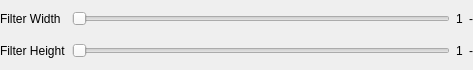
<?xml version="1.0" encoding="UTF-8"?>
<ui version="4.0">
 <class>CMultidimensionalFilterParamsGuiComp</class>
 <widget class="QWidget" name="CMultidimensionalFilterParamsGuiComp">
  <property name="geometry">
   <rect>
    <x>0</x>
    <y>0</y>
    <width>473</width>
    <height>70</height>
   </rect>
  </property>
  <property name="windowTitle">
   <string>Form</string>
  </property>
  <layout class="QGridLayout">
   <property name="margin">
    <number>0</number>
   </property>
   <item row="0" column="0">
    <widget class="QLabel" name="FilterWidthLabel">
     <property name="text">
      <string notr="true">Filter Width</string>
     </property>
    </widget>
   </item>
   <item row="0" column="1">
    <widget class="QSlider" name="FilterWidthSlider">
     <property name="minimum">
      <number>1</number>
     </property>
     <property name="maximum">
      <number>100</number>
     </property>
     <property name="orientation">
      <enum>Qt::Horizontal</enum>
     </property>
    </widget>
   </item>
   <item row="1" column="0">
    <widget class="QLabel" name="FilterHeightLabel">
     <property name="text">
      <string notr="true">Filter Height</string>
     </property>
    </widget>
   </item>
   <item row="1" column="1">
    <widget class="QSlider" name="FilterHeightSlider">
     <property name="minimum">
      <number>1</number>
     </property>
     <property name="maximum">
      <number>100</number>
     </property>
     <property name="orientation">
      <enum>Qt::Horizontal</enum>
     </property>
    </widget>
   </item>
   <item row="0" column="2">
    <widget class="QLabel" name="FilterWidthValueLabel">
     <property name="text">
      <string notr="true">1</string>
     </property>
    </widget>
   </item>
   <item row="1" column="2">
    <widget class="QLabel" name="FilterHeightValueLabel">
     <property name="text">
      <string notr="true">1</string>
     </property>
    </widget>
   </item>
   <item row="0" column="3">
    <widget class="QLabel" name="WidthUnitNameLabel">
     <property name="text">
      <string notr="true">-</string>
     </property>
    </widget>
   </item>
   <item row="1" column="3">
    <widget class="QLabel" name="HeightUnitNameLabel">
     <property name="text">
      <string notr="true">-</string>
     </property>
    </widget>
   </item>
  </layout>
 </widget>
 <resources/>
 <connections/>
</ui>
